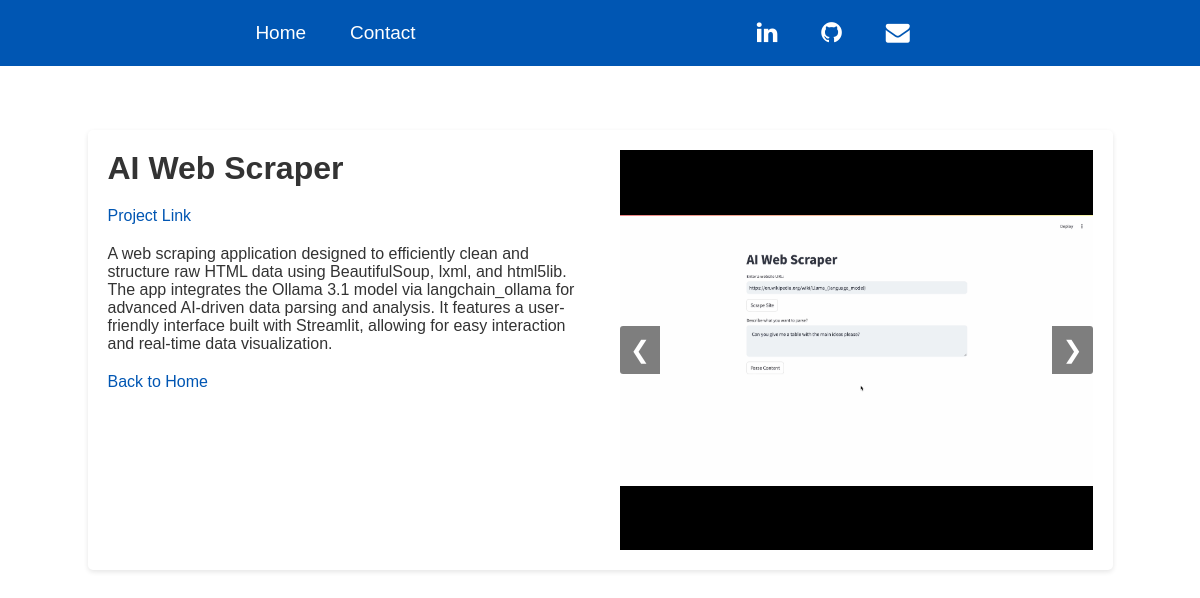
/project/4/, run on the app's committed database.
### main/models.py (models this page shows, shortened)
class Project(models.Model):
    title = models.CharField(max_length=200)
    description = models.TextField()
    tags = models.ManyToManyField(Tag, related_name="projects")
    link = models.URLField(max_length=200, blank=True)

class ProjectImage(models.Model):
    project = models.ForeignKey(
        Project, related_name="images", on_delete=models.CASCADE
        )
    image = models.ImageField(upload_to="project_images/")

### main/views.py (the view)
# urls.py: path("project/<int:id>/", views.project, name="project"),
def project(request, id):
    project = get_object_or_404(Project, pk=id)
    return render(request, "project.html", {"project": project})

### main/templates/project.html (shortened to what this page needs)
{% extends 'base.html'%}
{% load static %}
{% block extrahead %}
<link rel="stylesheet" href="{% static 'css/project.css' %}">
{% endblock extrahead %}
{% block content %}
    <div class="project-card">
        <div class="project-info">
            <h1> {{project.title}} </h1>
            <p>
                <a href="{{project.link}}">Project Link</a>
            </p>
            <p>{{project.description}}</p>
            <a href="{% url 'home' %}"> Back to Home</a>
        </div>
        <div class="carousel">
            <div class="carousel-images">
                {% for image in project.images.all %}
                    <div class="carousel-item">
                        <img src="{{image.image.url}}" alt="Project Image" />
                    </div>
                {% endfor %}
            </div>
            <a class="carousel-control prev" onclick="moveSlide(-1)">&#10094;</a>
            <a class="carousel-control next" onclick="moveSlide(1)">&#10095;</a>
        </div>
    </div>
{% endblock content %}

### main/static/css/base.css (style rules this page uses)
body { font-family: 'Palatino', sans-serif; background-color: #ffffff; color: #333; margin: 0; padding: 20px; }
* { box-sizing: border-box; margin: 0; padding: 0; font-family: "Palatino", sans-serif; }
a { color: #0056b3;; text-decoration: none; }

### main/static/css/project.css (style rules this page uses)
.project-card { display: flex; align-items: flex-start; justify-content: space-between; background-color: white; box-shadow: 0 2px 5px rgba(0, 0, 0, 0.1); border-radius: 5px; overflow: hidden; max-width: 1025px; margin: auto; margin-top: 9.5%; padding: 20px; }
.project-info { flex: 1; padding-right: 20px; }
h1, p { margin-bottom: 20px; }
.carousel { flex: 1; display: flex; flex-direction: column; position: relative; max-width: 50%; margin-left: 20px; }
.carousel-images { display: flex; flex: 1; overflow: hidden; position: relative; }
.carousel-control { position: absolute; top: 50%; transform: translateY(-50%); color: white; font-size: 24px; background-color: rgba(0, 0, 0, 0.5); padding: 10px; cursor: pointer; user-select: none; z-index: 10; }
.carousel-control.prev { left: 0; border-radius: 3px 0 0 3px; }
.carousel-control.next { right: 0; border-radius: 0 3px 3px 0; }
.carousel-item { display: flex; justify-content: center; align-items: center; background-color: black; width: 100%; height: 400px; }
.carousel-item img { max-height: 100%; max-width: 100%; object-fit: contain; }

### data on the page
Project: title "AI Web Scraper", description "A web scraping application designed to efficiently clean and structure raw HTML data using BeautifulSoup, lxml, and html5lib. The app integrates the Ollama 3.1 model via langchain_ollama for advanced AI-driven data parsing and analysis. It features a user-friendly interface built with Streamlit, allowing for easy interaction and real-time data visualization."
ProjectImage: image (picture)
